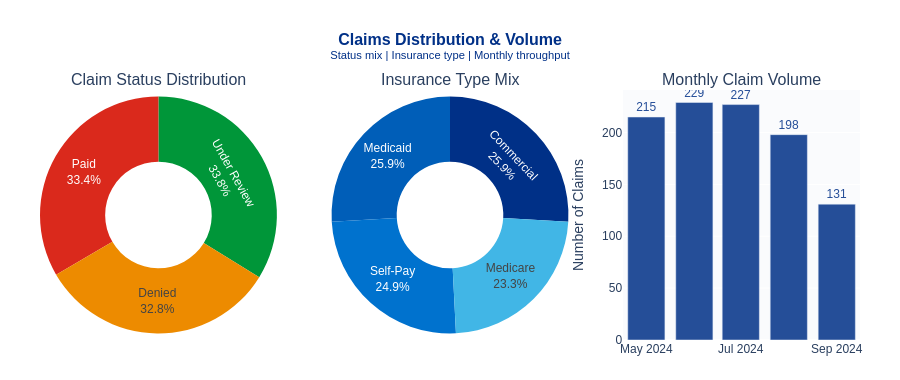

Here is the notebook cell this chart was saved with:
### Code cell
fig_breakdown = make_subplots(
    rows=1, cols=3,
    specs=[[{'type': 'pie'}, {'type': 'pie'}, {'type': 'bar'}]],
    subplot_titles=[
        'Claim Status Distribution',
        'Insurance Type Mix',
        'Monthly Claim Volume'
    ]
)

# ── Pie 1: Claim Status ───────────────────────────────────────────────────────
status_counts = df['Claim Status'].value_counts()
fig_breakdown.add_trace(go.Pie(
    labels=status_counts.index.tolist(),
    values=status_counts.values.tolist(),
    hole=0.45,
    marker=dict(colors=[NHS_GREEN, NHS_RED, NHS_ORANGE]),
    textinfo='label+percent',
    textfont=dict(size=12, family='Arial'),
    showlegend=False
), row=1, col=1)

# ── Pie 2: Insurance Type ─────────────────────────────────────────────────────
ins_counts = df['Insurance Type'].value_counts()
fig_breakdown.add_trace(go.Pie(
    labels=ins_counts.index.tolist(),
    values=ins_counts.values.tolist(),
    hole=0.45,
    marker=dict(colors=[NHS_BLUE, '#005EB8', '#0072CE', '#41B6E6']),
    textinfo='label+percent',
    textfont=dict(size=12, family='Arial'),
    showlegend=False
), row=1, col=2)

# ── Bar: Monthly Volume ───────────────────────────────────────────────────────
fig_breakdown.add_trace(go.Bar(
    x=monthly['month_str'],
    y=monthly['total'],
    marker_color=NHS_BLUE,
    opacity=0.85,
    text=monthly['total'],
    textposition='outside',
    textfont=dict(size=12, color=NHS_BLUE),
    showlegend=False
), row=1, col=3)

fig_breakdown.update_yaxes(title_text='Number of Claims', row=1, col=3)

fig_breakdown.update_layout(
    title=dict(
        text='<b>Claims Distribution & Volume</b><br><sup>Status mix | Insurance type | Monthly throughput</sup>',
        font=dict(size=16, color=NHS_BLUE, family='Arial'),
        x=0.5, xanchor='center'
    ),
    height=380,
    paper_bgcolor='white',
    plot_bgcolor='#FAFBFD',
    margin=dict(t=90, b=40, l=40, r=40),
    font=dict(family='Arial')
)

fig_breakdown.show()
print('✅ Distribution charts rendered')

### Figure 1 — Plotly figure (JSON) as saved in the notebook; plotly's stock layout.template omitted (floating-point values rounded to 4 significant figures)
{"data": [{"domain": {"x": [0, 0.2889], "y": [0, 1]}, "hole": 0.45, "labels": ["Under Review", "Paid", "Denied"], "marker": {"colors": ["#009639", "#DA291C", "#ED8B00"]}, "showlegend": false, "textfont": {"family": "Arial", "size": 12}, "textinfo": "label+percent", "type": "pie", "values": [338, 334, 328]}, {"domain": {"x": [0.3556, 0.6444], "y": [0, 1]}, "hole": 0.45, "labels": ["Commercial", "Medicaid", "Self-Pay", "Medicare"], "marker": {"colors": ["#003087", "#005EB8", "#0072CE", "#41B6E6"]}, "showlegend": false, "textfont": {"family": "Arial", "size": 12}, "textinfo": "label+percent", "type": "pie", "values": [259, 259, 249, 233]}, {"marker": {"color": "#003087"}, "opacity": 0.85, "showlegend": false, "text": [215.0, 229.0, 227.0, 198.0, 131.0], "textfont": {"color": "#003087", "size": 12}, "textposition": "outside", "type": "bar", "x": ["2024-05", "2024-06", "2024-07", "2024-08", "2024-09"], "xaxis": "x", "y": [215, 229, 227, 198, 131], "yaxis": "y"}], "layout": {"annotations": [{"font": {"size": 16}, "showarrow": false, "text": "Claim Status Distribution", "x": 0.1444, "xanchor": "center", "xref": "paper", "y": 1, "yanchor": "bottom", "yref": "paper"}, {"font": {"size": 16}, "showarrow": false, "text": "Insurance Type Mix", "x": 0.5, "xanchor": "center", "xref": "paper", "y": 1, "yanchor": "bottom", "yref": "paper"}, {"font": {"size": 16}, "showarrow": false, "text": "Monthly Claim Volume", "x": 0.8556, "xanchor": "center", "xref": "paper", "y": 1, "yanchor": "bottom", "yref": "paper"}], "font": {"family": "Arial"}, "height": 380, "margin": {"b": 40, "l": 40, "r": 40, "t": 90}, "paper_bgcolor": "white", "plot_bgcolor": "#FAFBFD", "title": {"font": {"color": "#003087", "family": "Arial", "size": 16}, "text": "<b>Claims Distribution & Volume</b><br><sup>Status mix | Insurance type | Monthly throughput</sup>", "x": 0.5, "xanchor": "center"}, "xaxis": {"anchor": "y", "domain": [0.7111, 1]}, "yaxis": {"anchor": "x", "domain": [0, 1], "title": {"text": "Number of Claims"}}}}
